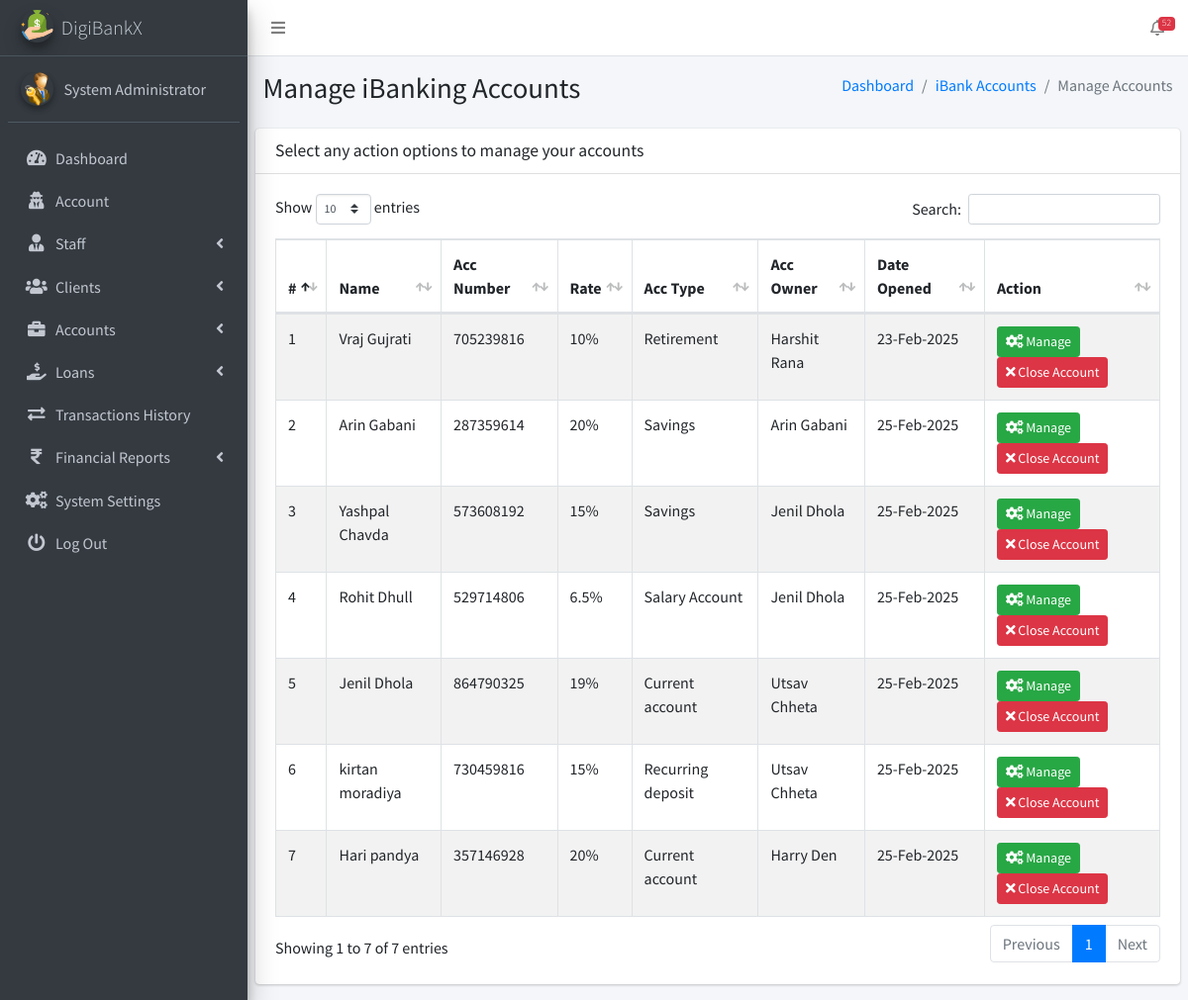
Page /admin/pages_manage_acc_openings.php (signed in) on the earlier database version.
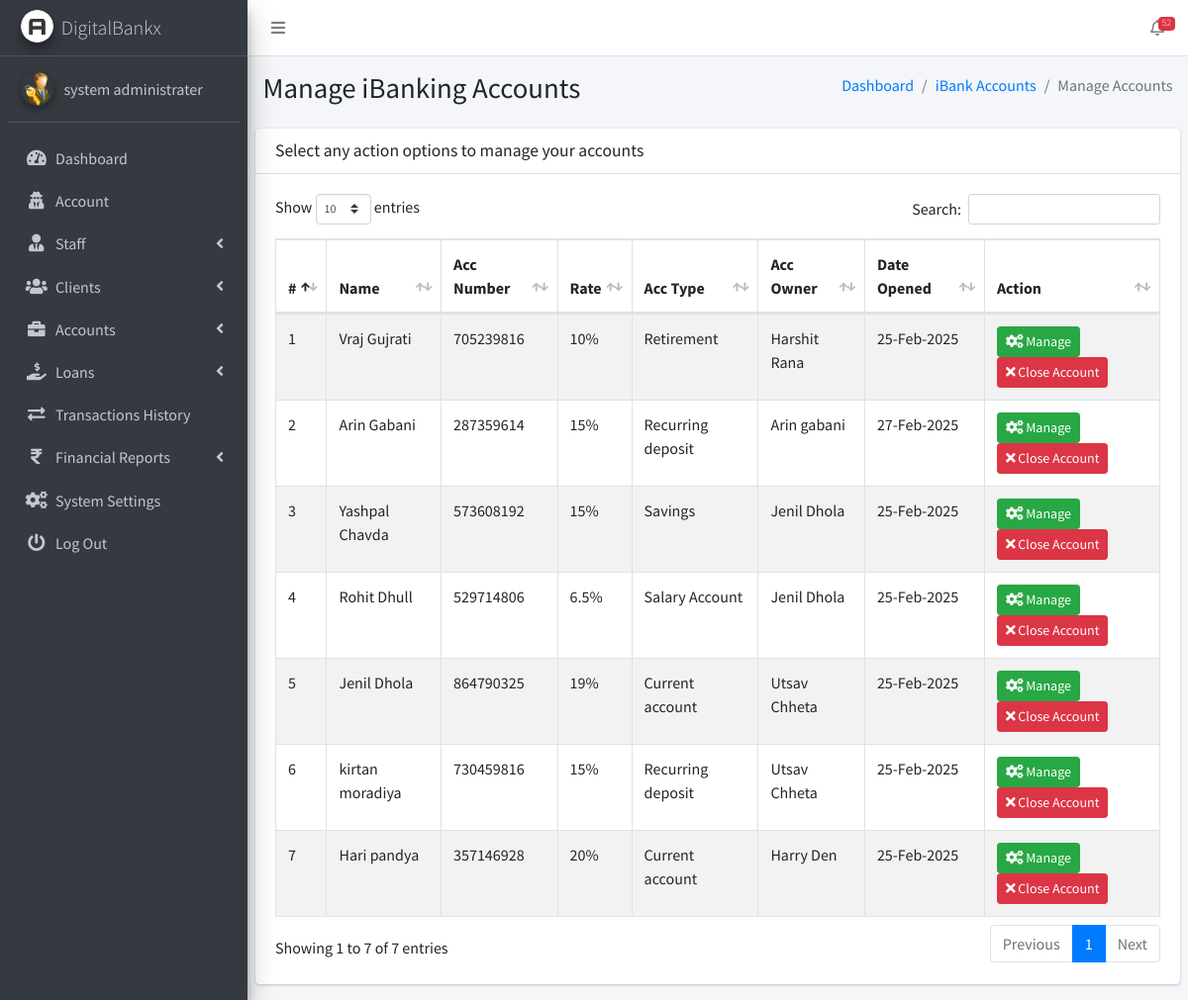
Same page on the later database version.
### tables this page shows
CREATE TABLE `ib_systemsettings` (
  `id` int(20) NOT NULL,
  `sys_name` longtext NOT NULL,
  `sys_tagline` longtext NOT NULL,
  `sys_logo` varchar(200) NOT NULL,
  `is_active` tinyint(1) NOT NULL DEFAULT 1
);

CREATE TABLE `ib_admin` (
  `admin_id` int(11) NOT NULL,
  `name` varchar(200) NOT NULL,
  `email` varchar(200) NOT NULL,
  `number` varchar(200) NOT NULL,
  `password` varchar(200) NOT NULL,
  `profile_pic` varchar(200) NOT NULL,
  `is_active` tinyint(1) NOT NULL DEFAULT 1,
  `otp` varchar(6) DEFAULT NULL,
  `otp_expiry` datetime DEFAULT NULL
);

CREATE TABLE `ib_bankaccounts` (
  `account_id` int(20) NOT NULL,
  `acc_name` varchar(200) NOT NULL,
  `account_number` varchar(200) NOT NULL,
  `acc_type` varchar(200) NOT NULL,
  `acc_rates` varchar(200) NOT NULL,
  `acc_status` varchar(200) NOT NULL,
  `acc_amount` decimal(10,2) NOT NULL,
  `client_id` int(10) UNSIGNED DEFAULT NULL,
  `created_at` timestamp(6) NOT NULL DEFAULT current_timestamp(6) ON UPDATE current_timestamp(6),
  `is_active` tinyint(1) NOT NULL DEFAULT 1
);

CREATE TABLE `ib_clients` (
  `client_id` int(10) UNSIGNED NOT NULL,
  `name` varchar(200) NOT NULL,
  `phone` varchar(200) NOT NULL,
  `address` varchar(200) NOT NULL,
  `email` varchar(200) NOT NULL,
  `password` varchar(200) NOT NULL,
  `profile_pic` varchar(200) NOT NULL,
  `client_number` varchar(200) NOT NULL,
  `is_active` tinyint(1) NOT NULL DEFAULT 1,
  `otp` varchar(10) DEFAULT NULL,
  `otp_expiry` datetime DEFAULT NULL
);

### admin/pages_manage_acc_openings.php (the view, shortened to what the changed rows need)
<?php
include('conf/config.php');
?>
<!DOCTYPE html>
<html>
<?php include("dist/_partials/head.php"); ?>
<body class="hold-transition sidebar-mini layout-fixed layout-navbar-fixed">
    <div class="wrapper">
        <?php include("dist/_partials/sidebar.php"); ?>
        <div class="content-wrapper">
            <section class="content-header">
                <div class="container-fluid">
                    <div class="row mb-2">
                        <div class="col-sm-6">
                            <h1>Manage iBanking Accounts</h1>
                        </div>
                    </div>
                </div>
            </section>
            <section class="content">
                <div class="row">
                    <div class="col-12">
                        <div class="card">
                            <div class="card-body">
                                <table id="example1" class="table table-hover table-bordered table-striped">
                                    <thead>
                                        <tr>
                                            <th>#</th>
                                            <th>Name</th>
                                            <th>Acc Number</th>
                                            <th>Rate</th>
                                            <th>Acc Type</th>
                                            <th>Acc Owner</th>
                                            <th>Date Opened</th>
                                            <th>Action</th>
                                        </tr>
                                    </thead>
                                    <tbody>
                                        <?php
                                        $ret = "SELECT
                                                    b.*,
                                                    c.name AS client_name
                                                FROM iB_bankAccounts b
                                                LEFT JOIN ib_clients c ON b.client_id = c.client_id
                                                ORDER BY RAND()";
                                        $stmt = $mysqli->prepare($ret);
                                        $stmt->execute();
                                        $res = $stmt->get_result();
                                        $cnt = 1;
                                        while ($row = $res->fetch_object()) {
                                            $dateOpened = $row->created_at ?? 'N/A';
                                        ?>
                                            <tr>
                                                <td><?php echo $cnt; ?></td>
                                                <td><?php echo htmlspecialchars($row->acc_name ?? 'N/A'); ?></td>
                                                <td><?php echo htmlspecialchars($row->account_number ?? 'N/A'); ?></td>
                                                <td><?php echo htmlspecialchars($row->acc_rates ?? '0.00'); ?>%</td>
                                                <td><?php echo htmlspecialchars($row->acc_type ?? 'N/A'); ?></td>
                                                <td><?php echo isset($row->client_name) ? htmlspecialchars($row->client_name) : 'N/A'; ?></td>
                                                <td><?php echo $dateOpened !== 'N/A' ? date("d-M-Y", strtotime($dateOpened)) : 'N/A'; ?></td>
                                                <td>
                                                    <a class="btn btn-success btn-sm" href="pages_update_client_accounts.php?account_id=<?php echo $row->account_id; ?>">
                                                        <i class="fas fa-cogs"></i> Manage
                                                    </a>
                                                    <a class="btn btn-danger btn-sm" href="pages_manage_acc_openings.php?deleteBankAcc=<?php echo $row->account_id; ?>">
                                                        <i class="fas fa-times"></i> Close Account
                                                    </a>
                                                </td>
                                            </tr>
                                        <?php $cnt++; } ?>
                                    </tbody>
                                </table>
                            </div>
                        </div>
                    </div>
                </div>
            </section>
        </div>
    </div>
</body>
</html>

### admin/dist/_partials/sidebar.php (shortened to what the changed rows need)
<aside class="main-sidebar sidebar-dark-primary elevation-4">
    <?php
    $admin_id = $_SESSION['admin_id'];
    $query = "SELECT * FROM iB_admin WHERE admin_id = ?";
    $stmt = $mysqli->prepare($query);
    $stmt->bind_param('i', $admin_id);
    $stmt->execute();
    $res = $stmt->get_result();
    while ($row = $res->fetch_object()) {
        $profile_picture = empty($row->profile_pic)
            ? "<img src='dist/img/user_icon.png' class='img-circle elevation-2' alt='User Image'>"
            : "<img src='dist/img/$row->profile_pic' class='img-circle elevation-2' alt='User Image'>";
        $sys_query = "SELECT * FROM iB_SystemSettings";
        $stmt = $mysqli->prepare($sys_query);
        $stmt->execute();
        $sys_res = $stmt->get_result();
        while ($sys = $sys_res->fetch_object()) {
            ?>
            <a href="pages_dashboard.php" class="brand-link text-light">
                <img src="dist/img/<?php echo $sys->sys_logo; ?>" alt="Logo" class="brand-image img-circle elevation-3">
                <span class="brand-text font-weight-light"><?php echo $sys->sys_name; ?></span>
            </a>
            <div class="sidebar">
                <div class="user-panel mt-3 pb-3 mb-3 d-flex">
                    <div class="image"><?php echo $profile_picture; ?></div>
                    <div class="info">
                        <a href="#" class="d-block"><?php echo $row->name; ?></a>
                    </div>
                </div>
                <nav class="mt-2">
                    <ul class="nav nav-pills nav-sidebar flex-column" data-widget="treeview" role="menu">
                        <li class="nav-item">
                            <a href="pages_dashboard.php" class="nav-link">
                                <i class="nav-icon fas fa-tachometer-alt"></i>
                                <p>Dashboard</p>
                            </a>
                        </li>
                        <li class="nav-item">
                            <a href="pages_account.php" class="nav-link">
                                <i class="nav-icon fas fa-user-secret"></i>
                                <p>Account</p>
                            </a>
                        </li>
                        <li class="nav-item has-treeview">
                            <a href="#" class="nav-link">
                                <i class="nav-icon fas fa-user-tie"></i>
                                <p>Staff <i class="fas fa-angle-left right"></i></p>
                            </a>
                        </li>
                        <li class="nav-item has-treeview">
                            <a href="#" class="nav-link">
                                <i class="nav-icon fas fa-users"></i>
                                <p>Clients <i class="fas fa-angle-left right"></i></p>
                            </a>
                        </li>
                        <li class="nav-item has-treeview">
                            <a href="#" class="nav-link">
                                <i class="nav-icon fas fa-briefcase"></i>
                                <p>Accounts <i class="fas fa-angle-left right"></i></p>
                            </a>
                        </li>
                        <li class="nav-item has-treeview">
                            <a href="#" class="nav-link">
                                <i class="nav-icon fas fa-hand-holding-usd"></i>
                                <p>
                                    Loans
                                    <i class="fas fa-angle-left right"></i>
                                </p>
                            </a>
                        </li>
                        <li class="nav-item">
                            <a href="pages_transactions_engine.php" class="nav-link">
                                <i class="nav-icon fas fa-exchange-alt"></i>
                                <p>Transactions History</p>
                            </a>
                        </li>
                        <li class="nav-item has-treeview">
                            <a href="#" class="nav-link">
                                <i class="nav-icon fas fa-rupee-sign"></i>
                                <p>Financial Reports <i class="fas fa-angle-left right"></i></p>
                            </a>
                        </li>
                        <li class="nav-item">
                            <a href="pages_system_settings.php" class="nav-link">
                                <i class="nav-icon fas fa-cogs"></i>
                                <p>System Settings</p>
                            </a>
                        </li>
                        <li class="nav-item">
                            <a href="pages_logout.php" class="nav-link">
                                <i class="nav-icon fas fa-power-off"></i>
                                <p>Log Out</p>
                            </a>
                        </li>
                    </ul>
                </nav>
            </div>
        </aside>
    <?php }
    } ?>

Differences in the rows shown:
changed ib_admin: name "System Administrator" → "system administrater"
changed ib_systemsettings: sys_logo: a different picture; sys_name "DigiBankX" → "DigitalBankx"
changed ib_bankaccounts "Vraj Gujrati": created_at "23-Feb-2025" → "25-Feb-2025"
changed ib_bankaccounts "Arin Gabani": acc_rates "20" → "15"; acc_type "Savings" → "Recurring deposit"; client.name "Arin Gabani" → "Arin gabani"; created_at "25-Feb-2025" → "27-Feb-2025"
